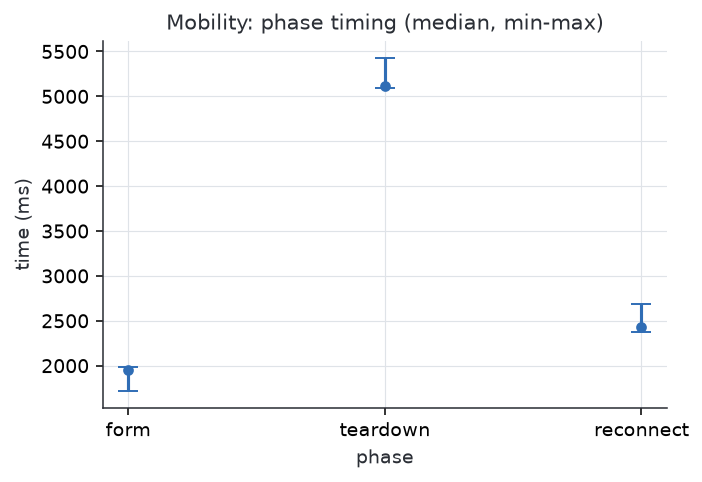

This figure's Python source:
"""Figure 7 — mobility phase timing: form, teardown, reconnect.

Median per phase with min-max whiskers over the complete cycles. Leaving range
silences the listener quickly; reconnect on return sits near the 2 s target.
Reads the mobility_cycles gold mart.
"""
import os

from pipeline.figures import style
from pipeline.figures.gold_io import read_gold

OUT = os.path.join(os.path.dirname(__file__), "fig07_mobility.png")
PHASES = ["form", "teardown", "reconnect"]


def plot(rows):
    """Point-with-error-bar per phase. `rows` is the single-row mobility_cycles
    mart (median/min/max per phase)."""
    r = rows[0]
    med = [r[f"{p}_median_ms"] for p in PHASES]
    lo = [r[f"{p}_median_ms"] - r[f"{p}_min_ms"] for p in PHASES]
    hi = [r[f"{p}_max_ms"] - r[f"{p}_median_ms"] for p in PHASES]

    style.apply_theme()
    fig, ax = style.new_axes("phase", "time (ms)",
                             "Mobility: phase timing (median, min-max)")
    ax.errorbar(PHASES, med, yerr=[lo, hi], fmt="o", capsize=5,
                color=style.PALETTE["blue"])
    return fig


def main():
    rows = read_gold("mobility_cycles")
    fig = plot(rows)
    fig.savefig(OUT)
    print(f"wrote {OUT}")


if __name__ == "__main__":
    main()
